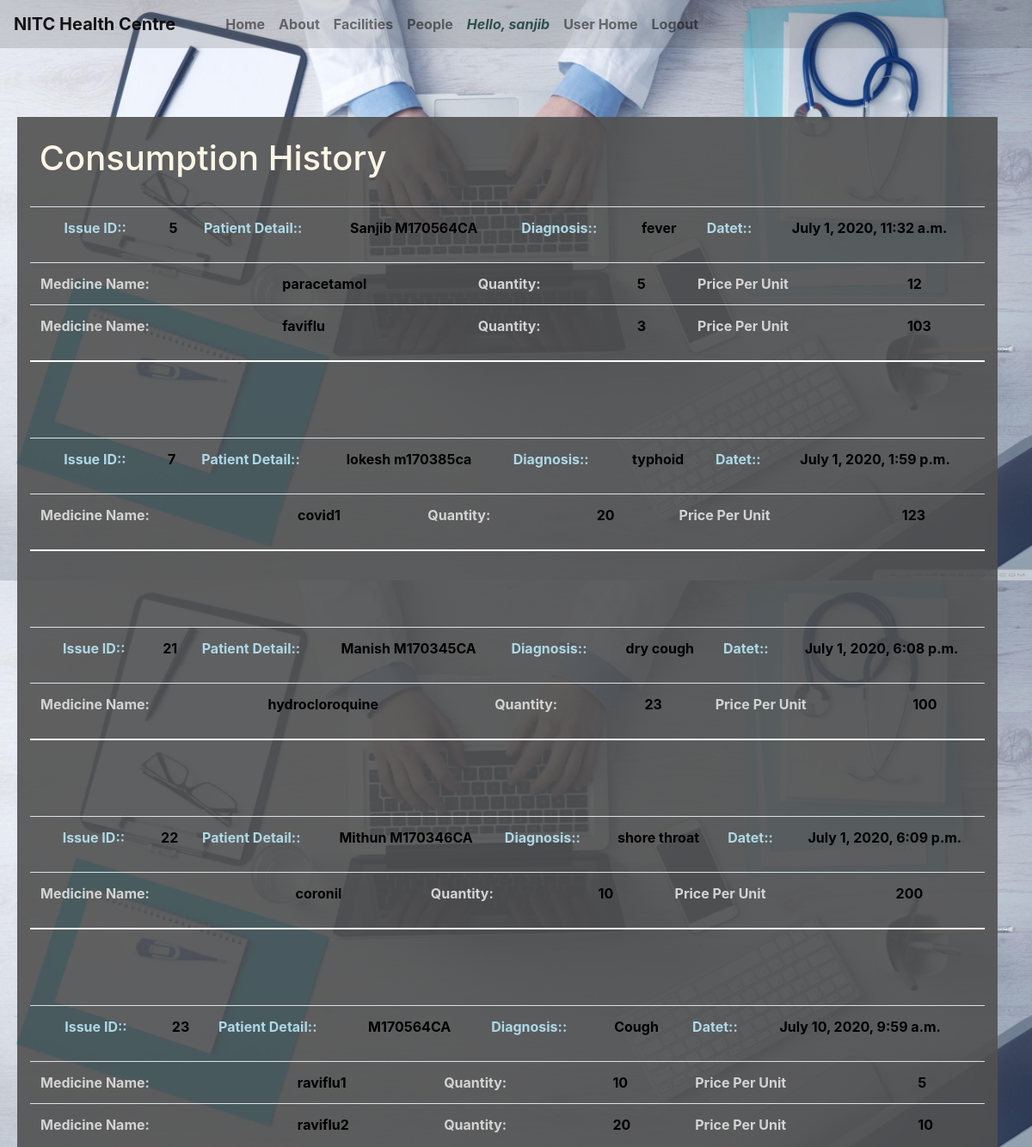
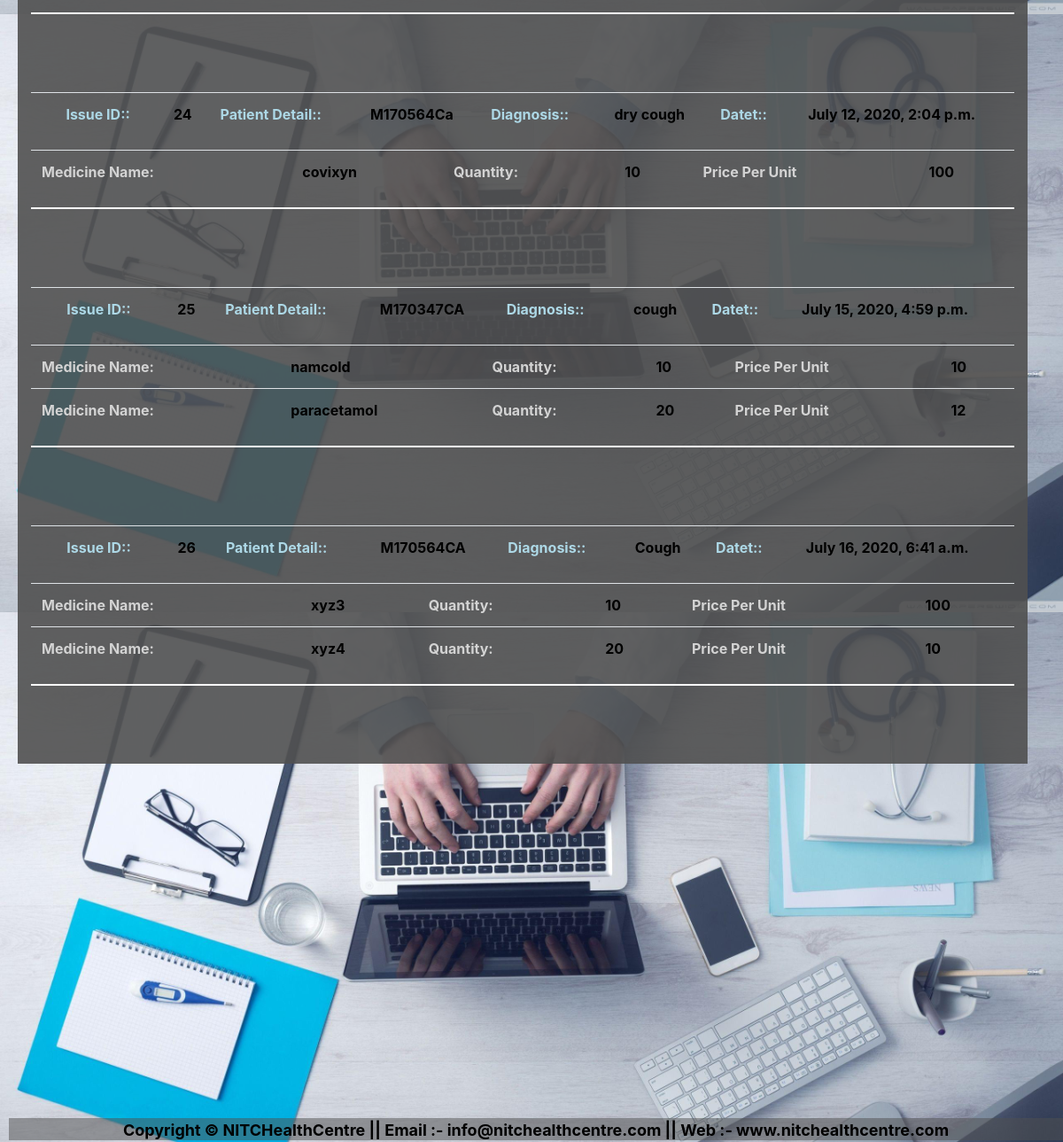
Page /hmsmain/viewConsumption/ (signed in) on the committed database (2 pictures, top to bottom).
### hmsmain/models.py (models this page shows)
class Consumption(models.Model):
    cid = models.AutoField
    patientID = models.CharField(max_length=100,null=True)
    desc = models.CharField(max_length=100,null=True)
    dateIssued = models.DateTimeField(default=datetime.now, blank=True)

class consumptionDetail(models.Model):
    ccid = models.ForeignKey(
        Consumption, on_delete=models.CASCADE, null=True, related_name='comsumption_id')
    cmid = models.ForeignKey(
        Medicine, on_delete=models.CASCADE, null=True, related_name='cmid')
    cmqty = models.IntegerField(default=0, null=True)

class Medicine(models.Model):
    mid = models.AutoField
    mname = models.CharField(max_length=50)
    minfo = models.CharField(max_length=50, default="",null=True)
    mprice = models.IntegerField(default=0,null=True)
    mqty = models.IntegerField(default=0,null=True)
    def __str__(self):
        return self.mname

### hmsmain/views.py (the view)
# urls.py: path('viewConsumption/',views.viewConsumption,name='viewConsumption'),
def viewConsumption(request):
    consumptionl = Consumption.objects.all()
    consumptiondetaill = consumptionDetail.objects.all()
    medicinel = Medicine.objects.all()
    return render(request, 'hmsmain/viewConsumption.html', {'consumptionl': consumptionl,'consumptiondetaill':consumptiondetaill,
                                                              'medicinel':medicinel})

### hmsmain/templates/hmsmain/viewConsumption.html (shortened to what this page needs)
{% extends 'hmsmain/basic.html' %}
{% block body %}
<div class="container" style="background-color: #e3f2fd;
    color:black;background: transparent;opacity: 5;font-weight:bold;background: rgba(80, 80, 80, 0.9);margin: 80px 5px 5px 20px;">
<br>
    <h1 style="color: oldlace">&nbsp;Consumption History</h1>
<br>
    {% for m in consumptionl %}
        <table class="table" >
<th>
                <td style="color: lightblue">Issue ID::</td>
                <td style="color: black;">&nbsp;&nbsp;&nbsp;{{ m.pk }}</td>
                <td style="color: lightblue">Patient Detail::</td>
                <td style="color: black;">&nbsp;&nbsp;&nbsp;{{ m.patientID }}</td>
                <td style="color: lightblue">Diagnosis::</td>
                <td style="color: black;">&nbsp;&nbsp;&nbsp;{{ m.desc }}</td>
                <td style="color: lightblue">Datet::</td>
                <td style="color: black;">&nbsp;&nbsp;&nbsp;{{ m.dateIssued }}</td>
                </th>
        </table>
<table class="table">
        <tr>
        {% for o in consumptiondetaill %}
    {%  if m == o.ccid %}
                <td style="color: lightgray">Medicine Name:</td>
                <td style="color: black;">&nbsp;&nbsp;&nbsp;{{ o.cmid }}</td>
                <td style="color: lightgray">Quantity: </td>
                <td style="color: black">&nbsp;&nbsp;&nbsp;{{ o.cmqty }}</td>
                <td style="color: lightgray">Price Per Unit </td>
                <td style="color: black">&nbsp;&nbsp;&nbsp;{{ o.cmid.mprice }}</td>
</tr>
{%  endif %}
            {%  endfor %}
         </table>
<hr style="border: 1px groove white;" />
        <br>
        <br>
        <br>
{%  endfor %}
</div>
{% endblock %}

### hmsmain/templates/hmsmain/basic.html (shortened to what this page needs)
<!doctype html>
<html lang="en">
  <head>
    <link rel="stylesheet" href="https://stackpath.bootstrapcdn.com/bootstrap/4.2.1/css/bootstrap.min.css">
  </head>
  <body>
    <nav class="navbar navbar-expand-lg navbar-light" style="background-color: #e3f2fd;
    color:black;background: transparent;opacity: 5;font-weight:bold;background: rgba(80, 80, 80, 0.2);">
  <a class="navbar-brand" href="/hmsmain">NITC Health Centre</a>
  <div class="collapse navbar-collapse" id="navbarSupportedContent">
    <ul class="navbar-nav mr-auto">
      <li class="nav-item">
        <a class="nav-link" href="/hmsmain">&nbsp;&nbsp;&nbsp;&nbsp;&nbsp;&nbsp;&nbsp;&nbsp;&nbsp;Home <span class="sr-only">(current)</span></a>
      </li>
      <li class="nav-item">
        <a class="nav-link" href="/hmsmain/about">About</a>
      </li>
      <li class="nav-item">
        <a class="nav-link" href="/hmsmain/facilities">Facilities</a>
      </li>
      <li class="nav-item">
        <a class="nav-link" href="/hmsmain/people">People</a>
      </li>
                    {% if user.is_authenticated %}
                         <li class="nav-item">
                             <a class="nav-link" href="#" style="color: darkslategrey"><i>Hello, {{ request.user }}</i></a>
      </li>
                        <a class="nav-link" href="/hmsmain/userHome">User Home</a>
                        <li>
                        <a class="nav-link" href="/hmsmain/logout1">Logout</a>
                        </li>
                    {% else %}
                        <li>
                        <a class="nav-link" href="/hmsmain/login">
                            Login</a>
                    {% endif %}
    </ul>
  </div>
</nav>
  {% block body %} {% endblock %}
     <div style= "text-align: center;
  background: dimgrey;
  color: gainsboro;
  font-size: large;
  height: 25px;
  margin:400px 0 0 10px;background-color: #e3f2fd;
    color:black;background: transparent;opacity: 5;font-weight:bold;background: rgba(80, 80, 80, 0.5);">
      Copyright &copy; NITCHealthCentre || Email :- info@nitchealthcentre.com || Web :- www.nitchealthcentre.com
 </div>
  </body>
</html>

### hmsmain/templates/hmsmain/basic.html (style rules this page uses)
body { background-image: url('/static/hmsmain/img/5.jpg'); background-image: ; background-size: cover; background-repeat: repeat; background-repeat: repeat-x; background-repeat: repeat-y; height: 300px; width: 100%; }

### rows in the picture
Consumption: pk "5", patientID "Sanjib M170564CA", desc "fever", dateIssued "July 1, 2020, 11:32 a.m."
consumptionDetail: cmid "paracetamol", cmqty "5", cmid.mprice "12"
consumptionDetail: cmid "faviflu", cmqty "3", cmid.mprice "103"
Consumption: pk "7", patientID "lokesh m170385ca", desc "typhoid", dateIssued "July 1, 2020, 1:59 p.m."
consumptionDetail: cmid "covid1", cmqty "20", cmid.mprice "123"
Consumption: pk "21", patientID "Manish M170345CA", desc "dry cough", dateIssued "July 1, 2020, 6:08 p.m."
consumptionDetail: cmid "hydrocloroquine", cmqty "23", cmid.mprice "100"
Consumption: pk "22", patientID "Mithun M170346CA", desc "shore throat", dateIssued "July 1, 2020, 6:09 p.m."
consumptionDetail: cmid "coronil", cmqty "10", cmid.mprice "200"
Consumption: pk "23", patientID "M170564CA", desc "Cough", dateIssued "July 10, 2020, 9:59 a.m."
consumptionDetail: cmid "raviflu1", cmqty "10", cmid.mprice "5"
consumptionDetail: cmid "raviflu2", cmqty "20", cmid.mprice "10"
Consumption: pk "24", patientID "M170564Ca", desc "dry cough", dateIssued "July 12, 2020, 2:04 p.m."
consumptionDetail: cmid "covixyn", cmqty "10", cmid.mprice "100"
Consumption: pk "25", patientID "M170347CA", desc "cough", dateIssued "July 15, 2020, 4:59 p.m."
consumptionDetail: cmid "namcold", cmqty "10", cmid.mprice "10"
consumptionDetail: cmid "paracetamol", cmqty "20", cmid.mprice "12"
Consumption: pk "26", patientID "M170564CA", desc "Cough", dateIssued "July 16, 2020, 6:41 a.m."
consumptionDetail: cmid "xyz3", cmqty "10", cmid.mprice "100"
consumptionDetail: cmid "xyz4", cmqty "20", cmid.mprice "10"

### other values in the picture
{{ request.user }} "sanjib"
